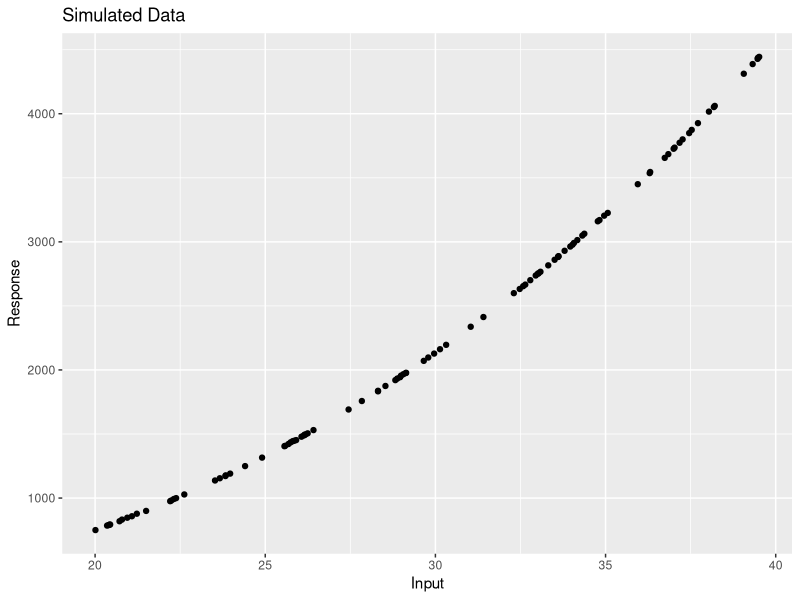
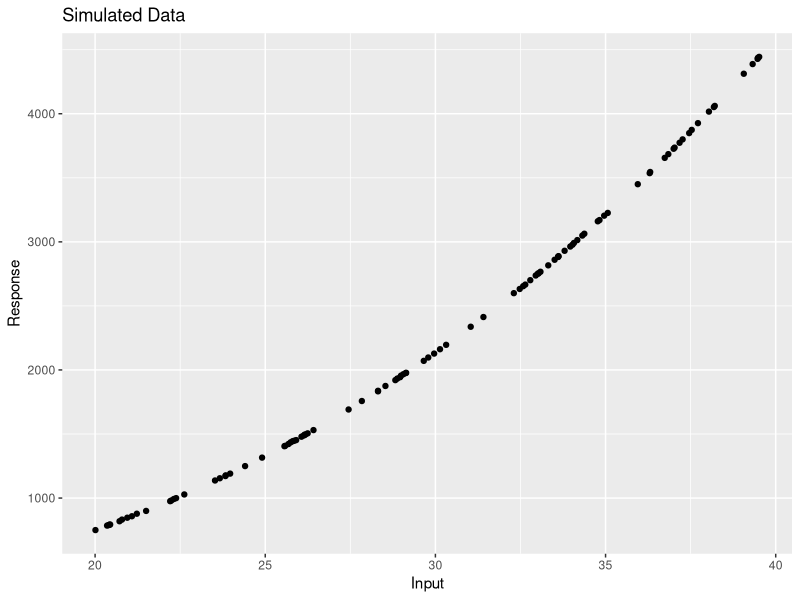

Source code (R) for these figures, in order:
## ---- chunk 1
library(ggplot2)
library(FNN)

set.seed(2024)

# Simulate data
x <- runif(n = 100, min = 20, max = 40)   # input/predictor

# Generate 500 sets of errors with more variability
errors <- matrix(rnorm(100 * 500, mean = 0, sd = 2), nrow = 100, ncol = 500)
a <- 3
b <- 0.87
c <- 0.05  # Define c for the cubic term
fx <- a + (b * x^2) + (c * x^3)  # true function

# Generate observed responses
responses <- fx + errors

# Create a data frame
training_data <- data.frame(inp = x, true_form = fx, responses)

set.seed(2025)
xtest <- runif(n = 100, min = 20, max = 40)
error_test <- rnorm(n = 100, mean = 0, sd = 2)
fxtest <- a + (b * xtest^2) + (c * xtest^3)
response_test <- fxtest + error_test

# Create test data frame
test_data <- data.frame(inp = xtest, true_form = fxtest, response = response_test)

# Rename response columns for easier reference
colnames(training_data)[3:(3 + 499)] <- paste0("response", 1:500)

# Plot one of the data sets for visualization
ggplot(data = training_data) + 
  geom_point(aes(x = inp, y = response1)) +
  labs(title = "Simulated Data", x = "Input", y = "Response")

# K values to fit
ks <- 1:6

# Initialize a data frame to store bias and variance for each K
bias_var_df <- data.frame(k = integer(), bias_sq = numeric(), variance = numeric(), training_mse = numeric(), test_mse = numeric())

for (k in ks) {
  # Store predictions for each K
  preds <- matrix(nrow = 100, ncol = 500)
  training_mse_list <- numeric(500)
  
  for (i in 1:500) {
    train_matrix <- as.matrix(training_data$inp)
    test_matrix <- as.matrix(test_data$inp)
    train_responses <- training_data[[paste0("response", i)]]
    
    model_knn <- knn.reg(train = train_matrix, test = train_matrix, y = train_responses, k = k)$pred
    preds[, i] <- knn.reg(train = train_matrix, test = test_matrix, y = train_responses, k = k)$pred
    training_preds <- model_knn
    training_mse_list[i] <- mean((train_responses - training_preds)^2)
  }
  
  # Calculate bias squared
  E_y_hat <- apply(preds, 1, mean)
  bias_squared <- (E_y_hat - test_data$true_form)^2
  mean_bias_squared <- mean(bias_squared)
  
  # Calculate variance
  V_y_hat <- apply(preds, 1, var)
  mean_variance <- mean(V_y_hat)
  
  # Calculate test MSE
  test_mse <- mean_bias_squared + mean_variance + 2^2
  
  # Calculate mean training MSE
  mean_training_mse <- mean(training_mse_list)
  
  # Append results to data frame
  bias_var_df <- rbind(bias_var_df, data.frame(k = k, bias_sq = mean_bias_squared, variance = mean_variance, training_mse = mean_training_mse, test_mse = test_mse))
}

print(bias_var_df)


## ---- chunk 2
library(ggplot2)
library(class)

set.seed(2024)

# Simulate data
x <- runif(n = 100, min = 20, max = 40)   # input/predictor

# Generate 500 sets of errors with more variability
errors <- matrix(rnorm(100 * 500, mean = 0, sd = 2), nrow = 100, ncol = 500)
a <- 3
b <- 0.87
c <- 0.05  # Define c for the cubic term
fx <- a + (b * x^2) + (c * x^3)  # true function

# Generate observed responses
responses <- fx + errors

# Create a data frame
training_data <- data.frame(inp = x, true_form = fx, responses)

set.seed(2025)
xtest <- runif(n = 100, min = 20, max = 40)
error_test <- rnorm(n = 100, mean = 0, sd = 2)
fxtest <- a + (b * xtest^2) + (c * xtest^3)
response_test <- fxtest + error_test

# Create test data frame
test_data <- data.frame(inp = xtest, true_form = fxtest, response = response_test)

# Rename response columns for easier reference
colnames(training_data)[3:(3 + 499)] <- paste0("response", 1:500)

# Plot one of the data sets for visualization
ggplot(data = training_data) + 
  geom_point(aes(x = inp, y = response1)) +
  labs(title = "Simulated Data", x = "Input", y = "Response")

# K values to fit
ks <- 1:6

# Initialize a data frame to store bias and variance for each K
bias_var_df <- data.frame(k = integer(), bias_sq = numeric(), variance = numeric(), training_mse = numeric(), test_mse = numeric())

for (k in ks) {
  # Store predictions for each K
  preds <- matrix(nrow = 100, ncol = 500)
  training_mse_list <- numeric(500)
  
  for (i in 1:500) {
    model_knn <- knn(train = as.matrix(training_data$inp), test = as.matrix(training_data$inp), cl = training_data[[paste0("response", i)]], k = k)
    preds[, i] <- as.numeric(knn(train = as.matrix(training_data$inp), test = as.matrix(test_data$inp), cl = training_data[[paste0("response", i)]], k = k))
    training_preds <- as.numeric(model_knn)
    training_mse_list[i] <- mean((training_data[[paste0("response", i)]] - training_preds)^2)
  }
  
  # Calculate bias squared
  E_y_hat <- apply(preds, 1, mean)
  bias_squared <- (E_y_hat - test_data$true_form)^2
  mean_bias_squared <- mean(bias_squared)
  
  # Calculate variance
  V_y_hat <- apply(preds, 1, var)
  mean_variance <- mean(V_y_hat)
  
  # Calculate test MSE using the theoretical formula
  test_mse <- mean_bias_squared + mean_variance + 2^2
  
  # Calculate mean training MSE
  mean_training_mse <- mean(training_mse_list)
  
  # Append results to data frame
  bias_var_df <- rbind(bias_var_df, data.frame(k = k, bias_sq = mean_bias_squared, variance = mean_variance, training_mse = mean_training_mse, test_mse = test_mse))
}

print(bias_var_df)
